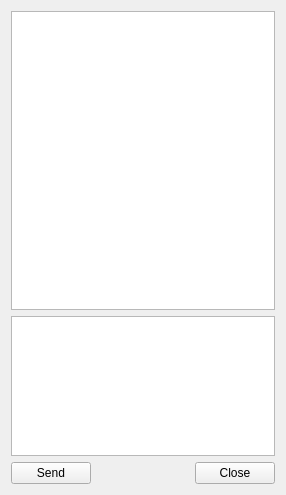
<?xml version="1.0" encoding="UTF-8"?>
<ui version="4.0">
 <class>Widget</class>
 <widget class="QWidget" name="Widget">
  <property name="geometry">
   <rect>
    <x>0</x>
    <y>0</y>
    <width>286</width>
    <height>495</height>
   </rect>
  </property>
  <property name="maximumSize">
   <size>
    <width>16777215</width>
    <height>16777215</height>
   </size>
  </property>
  <property name="windowTitle">
   <string>Widget</string>
  </property>
  <layout class="QGridLayout" name="gridLayout">
   <item row="0" column="0" colspan="3">
    <widget class="QTextBrowser" name="textRead">
     <property name="font">
      <font>
       <pointsize>14</pointsize>
      </font>
     </property>
    </widget>
   </item>
   <item row="1" column="0" colspan="3">
    <widget class="myTextEdit" name="textWrite">
     <property name="maximumSize">
      <size>
       <width>16777215</width>
       <height>140</height>
      </size>
     </property>
     <property name="baseSize">
      <size>
       <width>0</width>
       <height>0</height>
      </size>
     </property>
     <property name="font">
      <font>
       <pointsize>17</pointsize>
      </font>
     </property>
     <property name="readOnly">
      <bool>false</bool>
     </property>
    </widget>
   </item>
   <item row="2" column="0">
    <widget class="QPushButton" name="buttonSend">
     <property name="text">
      <string>Send</string>
     </property>
    </widget>
   </item>
   <item row="2" column="1">
    <spacer name="horizontalSpacer">
     <property name="orientation">
      <enum>Qt::Horizontal</enum>
     </property>
     <property name="sizeHint" stdset="0">
      <size>
       <width>234</width>
       <height>20</height>
      </size>
     </property>
    </spacer>
   </item>
   <item row="2" column="2">
    <widget class="QPushButton" name="buttonClose">
     <property name="text">
      <string>Close</string>
     </property>
    </widget>
   </item>
  </layout>
 </widget>
 <layoutdefault spacing="6" margin="11"/>
 <customwidgets>
  <customwidget>
   <class>myTextEdit</class>
   <extends>QTextBrowser</extends>
   <header location="global">mytextedit.h</header>
  </customwidget>
 </customwidgets>
 <resources/>
 <connections/>
</ui>
